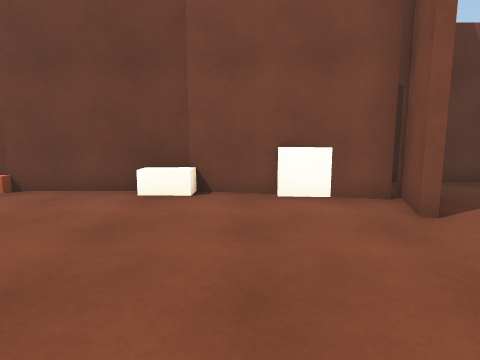
view 1 (above)

12 first-person views from a walk through a scene from a Unity 3-D project. The camera is 1.3 m above the floor, tilts 8° down and sees 75° across. The floor is counted in squares, 1.23 m on a side. Each view is taken from the middle of a square. On the plan, view 1 faces up. The plan holds only what a view shows up to about 13 squares ahead; the rest is blank. The place goes on beyond the plan. The player is left out.

view 2
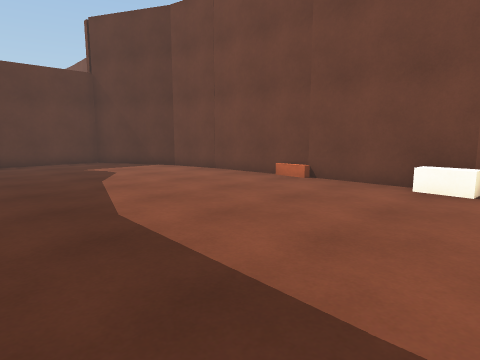

view 3
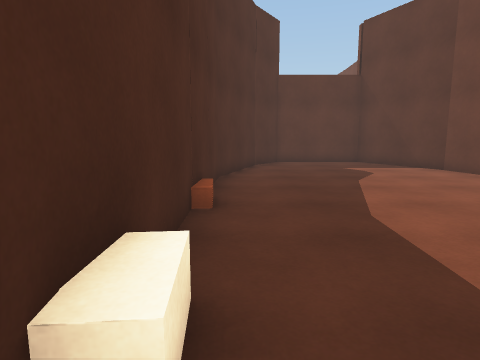

view 4
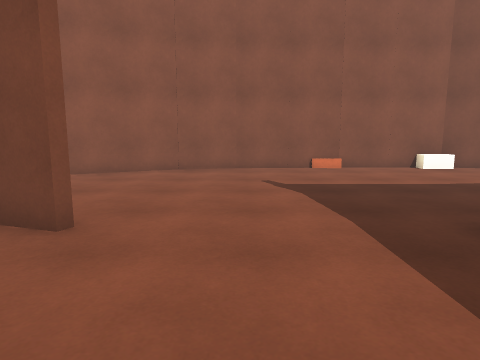

view 5
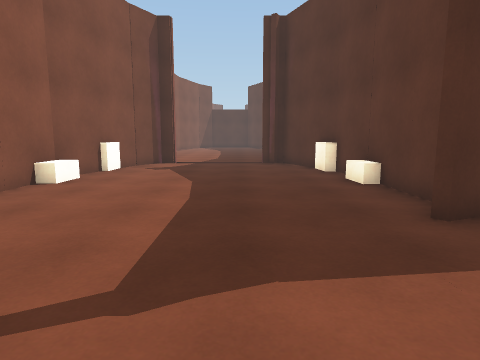

view 6
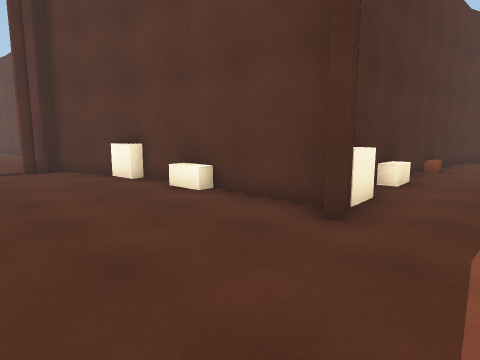

view 7
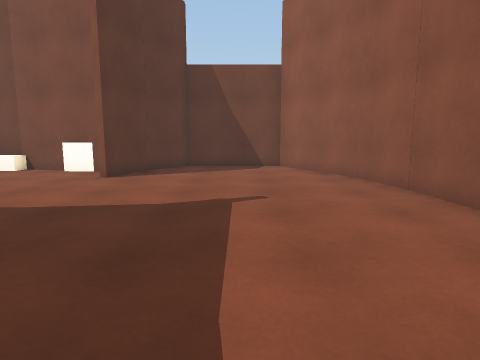

view 8
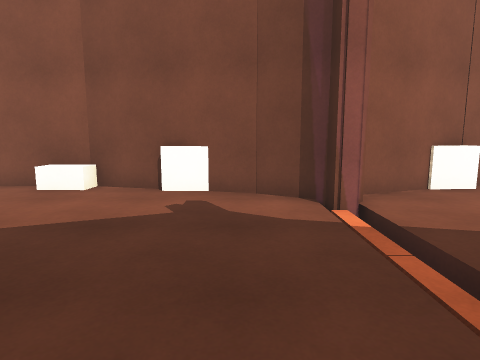

view 9
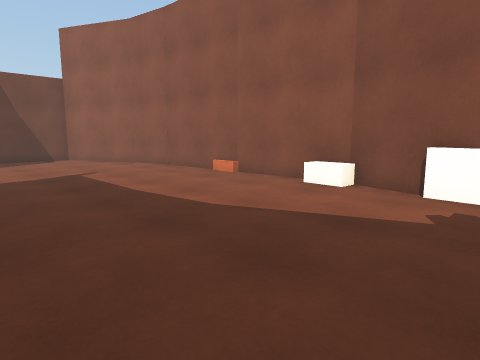

view 10
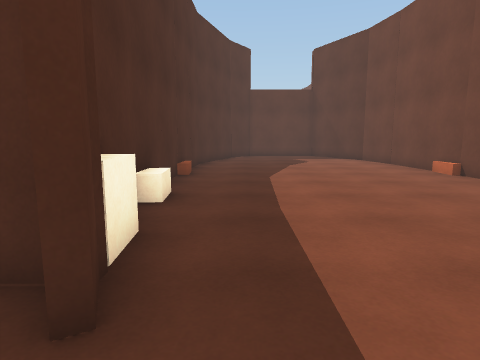

view 11
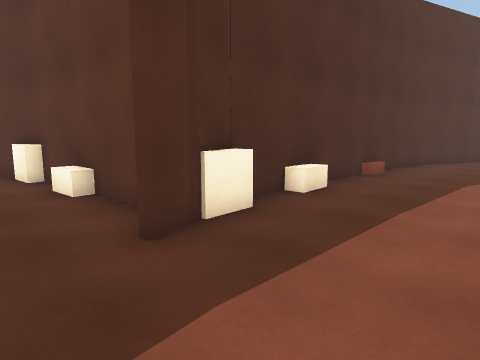

view 12
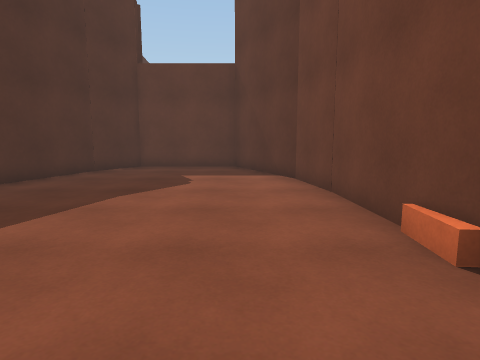

### Floor plan
Points are (right, up) in squares from view 1. A wall is a line through its corners. A room is listed if a view was taken in it or the views show most of it. See-through windows are left out.
Room 1 (views 1, 2, 3, 4, 5, 6, 7, 8, 9, 10, 11, 12)
walls: (0.5, -1.1) (1.9, -1) (1.9, -4.8); (0.7, -1.5) (2.5, -0.7); (-0.5, -1.6) (0.8, -1.5); (2.4, 4) (3, 5.9); (1.9, -4.5) (2.1, -6.5) (3.4, -9.7); (2.6, 5.1) (-0.5, 5.9); (1.6, 5.4) (0.6, 5.4); (3.2, 5.8) (2.6, 3.9); (2.4, -6.4) (2.5, -7.4); (-1.3, 6.2) (-7.9, 5.8) (-9.9, 5.4); (9.3, 2.1) (9, 4) (7.4, 7.1) (4.1, 7.1) (3.1, 5.6); (-8.1, -1.7) (-1.4, -1.7); (9.6, -3.7) (9.5, 2.2); (9.6, -4.9) (9.6, -4.3); (9, -7.5) (9, -6.4); (8.7, -8.4) (9.6, -4.8); (7.6, -9.9) (7.6, -9.4) (8.1, -9.4) (8.8, -8.2); (-9.8, 5.4) (-12.9, 3.8) (-12.9, 0.5) (-11.5, -0.4); (-11.6, -0.4) (-8, -1.6); (9.5, -12.5) (8.6, -10.2)
ways out: gap at (4, -10)
objects: block (-1, -2); block (-1, 6); block (9, -5) to (10, -4)

Where each view was taken, in squares from view 1:
view 1: 0 up, 0 right, facing up
view 2: 1 down, 0 right, facing up-left
view 3: 1 down, 0 right, facing left
view 4: 2 up, 1 left, facing right
view 5: 3 up, 5 right, facing down
view 6: 1 up, 6 right, facing down-left
view 7: 4 down, 6 right, facing up
view 8: 8 down, 3 right, facing right
view 9: 8 down, 3 right, facing up-right
view 10: 0 up, 4 right, facing left
view 11: 2 up, 4 right, facing down-left
view 12: 4 up, 2 left, facing left
